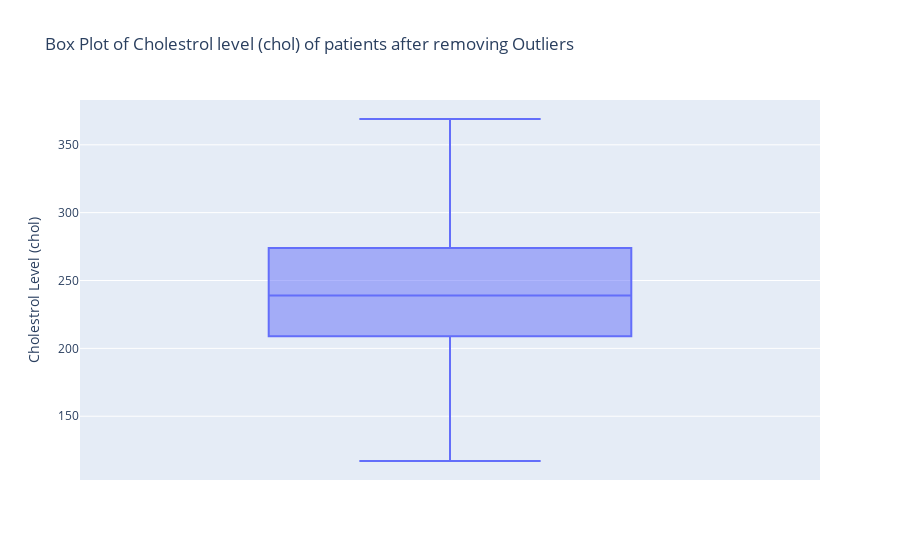

Source (notebook cell):
### Code cell
# Let's view the box plot after removing outliers of chol column.
# Let's view the cholestrol using interactive boxplot to find outliers
# Create a box plot
fig7 = px.box(df, y='chol', title='Box Plot of Cholestrol level (chol) of patients after removing Outliers',
             labels={'chol': 'Cholestrol Level (chol)'})
# Save the figure
folder_name = 'Plotly Plots'  # Folder to save the image
figure_name = 'my_figure7.html'  # Change this to your desired figure name
saved_path = save_figure(fig7, folder_name, figure_name)
# Show the plot
fig7.show()

### Figure 1 — Plotly figure (JSON) as saved in the notebook; plotly's stock layout.template omitted (floating-point values rounded to 4 significant figures; data arrays with more than 128 entries replaced by an {"elided": "..."} marker saying what was removed)
{"data": [{"alignmentgroup": "True", "hovertemplate": "Cholestrol Level (chol)=%{y}<extra></extra>", "legendgroup": "", "marker": {"color": "#636efa"}, "name": "", "notched": false, "offsetgroup": "", "orientation": "v", "showlegend": false, "type": "box", "x0": " ", "xaxis": "x", "y": {"elided": "725 float values"}, "y0": " ", "yaxis": "y"}], "layout": {"boxmode": "group", "legend": {"tracegroupgap": 0}, "title": {"text": "Box Plot of Cholestrol level (chol) of patients after removing Outliers"}, "xaxis": {"anchor": "y", "domain": [0, 1]}, "yaxis": {"anchor": "x", "domain": [0, 1], "title": {"text": "Cholestrol Level (chol)"}}}}
